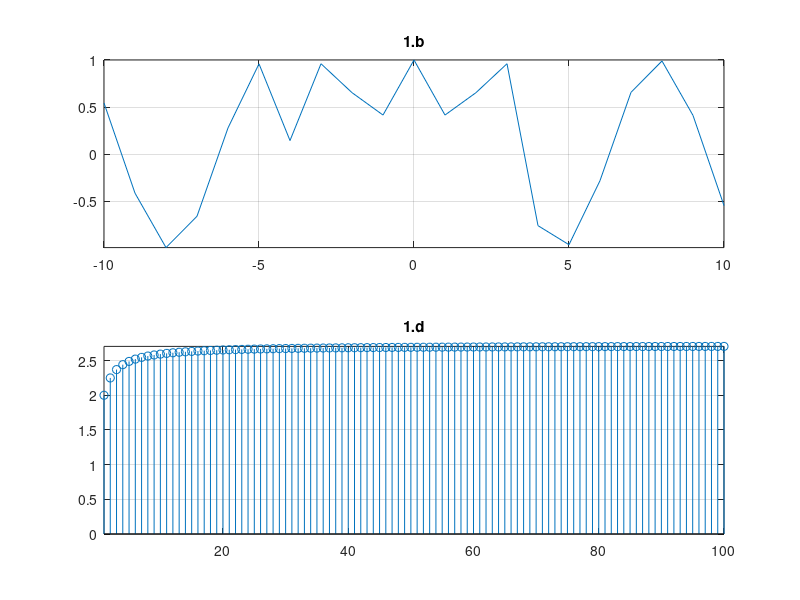

The MATLAB source for this figure: (Note: this script raises an error after producing the figure.)
clc
clear all
close all

%% 1.b
t = -10:1:10;
y = zeros(size(t));

for i = 1:length(t)

    if((t(i) >= -10 & t(i) < -4) | (t(i) >= 4 & t(i) <= 10)) 
        y(i) = sin(t(i));
    elseif(t(i) >= -4 &  t(i) < 4)
        y(i) = abs(cos(2.*t(i)));
    end

end

%% 1.d
n = 1:1:100;
x = zeros(size(n));

for i = 1:length(n)

    x(i) = (1 + 1 ./ n(i)) .^ n(i);

end

%% afisarea
figure(1)
subplot(2,1,1);
plot(t,y);
grid on;
axis tight;
title('1.b');

subplot(2,1,2);
stem(n,x);
grid on;
axis tight;
title('1.d');

mesaj1 = sprintf("Factorialul lui %d este: %d\n",5,factorial(5));
fprintf(mesaj1);

suma(5);

mesaj2 = sprintf("Rezultatul calculului f(%d)/g(%d) este egal cu: %d\n",100,10,f(100)/g(10));
fprintf(mesaj2);

[x1,y1,z1] = sel(-1,2,3,5,-1,2,-4,-1,2,-6,9,0);
mesaj3 = sprintf("Solutia sistemului este: x = %d ; y = %d ; z = %d\n",x1,y1,z1);
fprintf(mesaj3);
